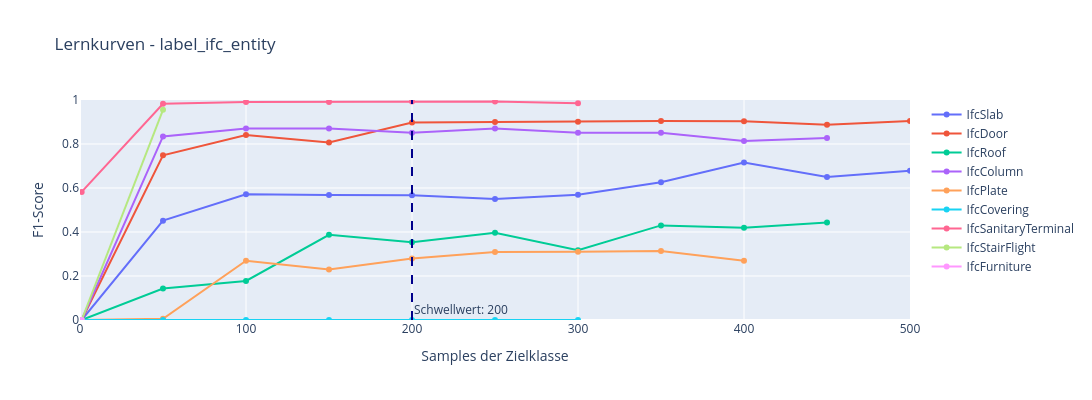
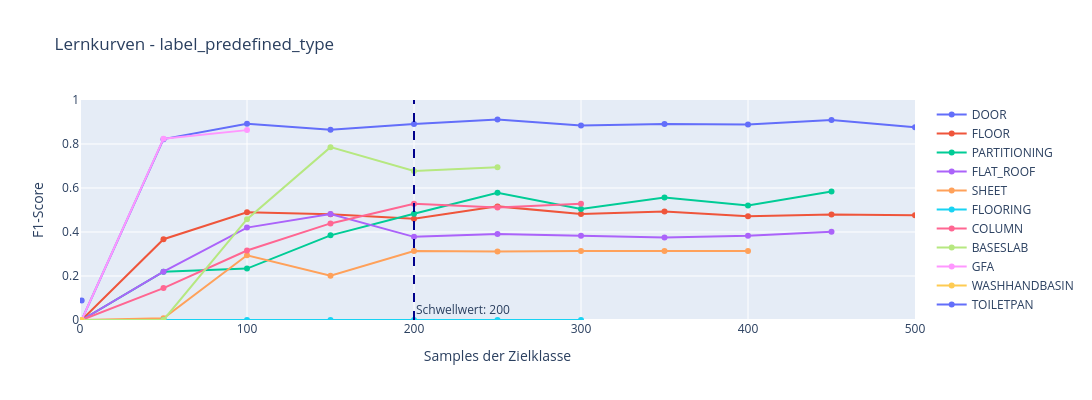

Notebook source saved alongside these figures, in order:
### Markdown cell above
## 2. Per-class learning curve analysis

### Code cell
# create feature matrices
X_train = df_train[ALL_FEATURE_KEYS].values
X_val = df_val[ALL_FEATURE_KEYS].values

# baseline model for learning curve analysis, RF can handle small sample sizes
model = RandomForestClassifier(n_estimators=100, random_state=SEED, n_jobs=-1)

# set candidate threshold for rare classes
CANDIDATE_THRESHOLD = 1000

# analyze each label column for rare classes and plot learning curves
for col in LABEL_COLS:
    y_train = df_train[col].values
    y_val = df_val[col].values
    counts = df_train[col].value_counts()
    rare_candidates = counts[counts < CANDIDATE_THRESHOLD].index.tolist()

    if not rare_candidates:
        print(f"{col}: No rare classes detected")
        continue

    print(f"\n{col} - {len(rare_candidates)} rare candidates:")
    for cls in rare_candidates:
        print(f"  '{cls}': {(y_train == cls).sum()} Train / {(y_val == cls).sum()} Val Samples")

    per_class_learning_curve(
        X_train, y_train, model,
        class_labels=rare_candidates,
        label_name=col,
        X_val=X_val, y_val=y_val,
        threshold=200,
        save=f"learning_curve_validated_{col}",
        chapter="implementation"
    )

### Figure 1 — Plotly figure (JSON) as saved in the notebook; plotly's stock layout.template omitted (floating-point values rounded to 4 significant figures)
{"data": [{"mode": "lines+markers", "name": "IfcSlab", "type": "scatter", "x": [1, 50, 100, 150, 200, 250, 300, 350, 400, 450, 500], "y": [0, 0.4515, 0.5719, 0.5678, 0.5675, 0.5501, 0.5695, 0.6266, 0.7157, 0.6499, 0.6785]}, {"mode": "lines+markers", "name": "IfcDoor", "type": "scatter", "x": [1, 50, 100, 150, 200, 250, 300, 350, 400, 450, 500], "y": [0, 0.7484, 0.8407, 0.8066, 0.8974, 0.9, 0.9008, 0.9049, 0.9032, 0.8871, 0.9042]}, {"mode": "lines+markers", "name": "IfcRoof", "type": "scatter", "x": [1, 50, 100, 150, 200, 250, 300, 350, 400, 450], "y": [0, 0.1429, 0.1775, 0.3871, 0.3532, 0.3964, 0.3168, 0.4301, 0.4192, 0.4435]}, {"mode": "lines+markers", "name": "IfcColumn", "type": "scatter", "x": [1, 50, 100, 150, 200, 250, 300, 350, 400, 450], "y": [0, 0.8346, 0.8702, 0.8702, 0.8507, 0.8702, 0.8507, 0.8511, 0.8138, 0.8276]}, {"mode": "lines+markers", "name": "IfcPlate", "type": "scatter", "x": [1, 50, 100, 150, 200, 250, 300, 350, 400], "y": [0, 0.005405, 0.2695, 0.2297, 0.2794, 0.3095, 0.31, 0.3138, 0.2688]}, {"mode": "lines+markers", "name": "IfcCovering", "type": "scatter", "x": [1, 50, 100, 150, 200, 250, 300], "y": [0, 0, 0, 0, 0, 0, 0]}, {"mode": "lines+markers", "name": "IfcSanitaryTerminal", "type": "scatter", "x": [1, 50, 100, 150, 200, 250, 300], "y": [0.5824, 0.9829, 0.9909, 0.991, 0.9928, 0.9928, 0.9847]}, {"mode": "lines+markers", "name": "IfcStairFlight", "type": "scatter", "x": [1, 50], "y": [0, 0.9552]}, {"mode": "lines+markers", "name": "IfcFurniture", "type": "scatter", "x": [1], "y": [0]}], "layout": {"annotations": [{"showarrow": false, "text": "Schwellwert: 200", "x": 200, "xanchor": "left", "xref": "x", "y": 0, "yanchor": "bottom", "yref": "y domain"}], "height": 400, "legend": {"title": {"text": ""}, "x": 1.02, "xanchor": "left", "y": 1, "yanchor": "top"}, "margin": {}, "shapes": [{"line": {"color": "darkblue", "dash": "dash", "width": 2}, "type": "line", "x0": 200, "x1": 200, "xref": "x", "y0": 0, "y1": 1, "yref": "y domain"}], "title": {"text": "Lernkurven - label_ifc_entity"}, "width": 1400, "xaxis": {"range": [0, 500], "title": {"text": "Samples der Zielklasse"}}, "yaxis": {"range": [0, 1], "title": {"text": "F1-Score"}}}}

### Figure 2 — Plotly figure (JSON) as saved in the notebook; plotly's stock layout.template omitted (floating-point values rounded to 4 significant figures)
{"data": [{"mode": "lines+markers", "name": "DOOR", "type": "scatter", "x": [1, 50, 100, 150, 200, 250, 300, 350, 400, 450, 500], "y": [0, 0.8221, 0.892, 0.8649, 0.891, 0.9116, 0.8842, 0.8907, 0.8886, 0.9093, 0.8766]}, {"mode": "lines+markers", "name": "FLOOR", "type": "scatter", "x": [1, 50, 100, 150, 200, 250, 300, 350, 400, 450, 500], "y": [0, 0.3671, 0.4899, 0.4801, 0.4601, 0.5165, 0.4823, 0.4936, 0.4713, 0.4792, 0.4758]}, {"mode": "lines+markers", "name": "PARTITIONING", "type": "scatter", "x": [1, 50, 100, 150, 200, 250, 300, 350, 400, 450], "y": [0, 0.2195, 0.2335, 0.3849, 0.4834, 0.5783, 0.5045, 0.5571, 0.5206, 0.5842]}, {"mode": "lines+markers", "name": "FLAT_ROOF", "type": "scatter", "x": [1, 50, 100, 150, 200, 250, 300, 350, 400, 450], "y": [0, 0.2197, 0.42, 0.4821, 0.3779, 0.3907, 0.3834, 0.3754, 0.3833, 0.4007]}, {"mode": "lines+markers", "name": "SHEET", "type": "scatter", "x": [1, 50, 100, 150, 200, 250, 300, 350, 400], "y": [0, 0.008163, 0.2945, 0.2015, 0.3138, 0.3114, 0.3138, 0.3138, 0.3138]}, {"mode": "lines+markers", "name": "FLOORING", "type": "scatter", "x": [1, 50, 100, 150, 200, 250, 300], "y": [0, 0, 0, 0, 0, 0, 0]}, {"mode": "lines+markers", "name": "COLUMN", "type": "scatter", "x": [1, 50, 100, 150, 200, 250, 300], "y": [0, 0.1449, 0.3158, 0.439, 0.5287, 0.5116, 0.5287]}, {"mode": "lines+markers", "name": "BASESLAB", "type": "scatter", "x": [1, 50, 100, 150, 200, 250], "y": [0, 0, 0.4583, 0.7857, 0.6769, 0.6944]}, {"mode": "lines+markers", "name": "GFA", "type": "scatter", "x": [1, 50, 100], "y": [0, 0.824, 0.8631]}, {"mode": "lines+markers", "name": "WASHHANDBASIN", "type": "scatter", "x": [1], "y": [0]}, {"mode": "lines+markers", "name": "TOILETPAN", "type": "scatter", "x": [1], "y": [0.08907]}], "layout": {"annotations": [{"showarrow": false, "text": "Schwellwert: 200", "x": 200, "xanchor": "left", "xref": "x", "y": 0, "yanchor": "bottom", "yref": "y domain"}], "height": 400, "legend": {"title": {"text": ""}, "x": 1.02, "xanchor": "left", "y": 1, "yanchor": "top"}, "margin": {}, "shapes": [{"line": {"color": "darkblue", "dash": "dash", "width": 2}, "type": "line", "x0": 200, "x1": 200, "xref": "x", "y0": 0, "y1": 1, "yref": "y domain"}], "title": {"text": "Lernkurven - label_predefined_type"}, "width": 1400, "xaxis": {"range": [0, 500], "title": {"text": "Samples der Zielklasse"}}, "yaxis": {"range": [0, 1], "title": {"text": "F1-Score"}}}}
